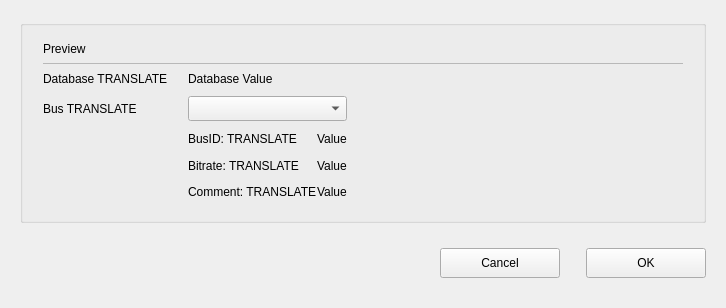
<?xml version="1.0" encoding="UTF-8"?>
<ui version="4.0">
 <class>C_CamMosDatabaseBusSelectionPopup</class>
 <widget class="QWidget" name="C_CamMosDatabaseBusSelectionPopup">
  <property name="geometry">
   <rect>
    <x>0</x>
    <y>0</y>
    <width>726</width>
    <height>308</height>
   </rect>
  </property>
  <property name="windowTitle">
   <string>C_CamMosDatabaseBusSelectionPopup</string>
  </property>
  <layout class="QVBoxLayout" name="verticalLayout">
   <property name="leftMargin">
    <number>20</number>
   </property>
   <property name="topMargin">
    <number>20</number>
   </property>
   <property name="rightMargin">
    <number>20</number>
   </property>
   <item>
    <widget class="QGroupBox" name="pc_GroupBoxGeneral_5">
     <property name="styleRole" stdset="0">
      <string>default</string>
     </property>
     <property name="title">
      <string/>
     </property>
     <layout class="QVBoxLayout" name="verticalLayout_2">
      <property name="spacing">
       <number>0</number>
      </property>
      <property name="leftMargin">
       <number>20</number>
      </property>
      <property name="rightMargin">
       <number>20</number>
      </property>
      <property name="bottomMargin">
       <number>20</number>
      </property>
      <item>
       <layout class="QHBoxLayout" name="horizontalLayout_7" stretch="0,1">
        <item>
         <widget class="stw::opensyde_gui_elements::C_OgeLabGenericNoPaddingNoMargins" name="pc_LabelSelectBus">
          <property name="minimumSize">
           <size>
            <width>0</width>
            <height>28</height>
           </size>
          </property>
          <property name="maximumSize">
           <size>
            <width>16777215</width>
            <height>28</height>
           </size>
          </property>
          <property name="text">
           <string>Preview</string>
          </property>
         </widget>
        </item>
        <item>
         <spacer name="horizontalSpacer_10">
          <property name="orientation">
           <enum>Qt::Horizontal</enum>
          </property>
          <property name="sizeHint" stdset="0">
           <size>
            <width>40</width>
            <height>1</height>
           </size>
          </property>
         </spacer>
        </item>
       </layout>
      </item>
      <item>
       <layout class="QHBoxLayout" name="horizontalLayout_20">
        <item>
         <widget class="QFrame" name="pc_Frame_3">
          <property name="styleRole" stdset="0">
           <string>fra-separator</string>
          </property>
          <property name="minimumSize">
           <size>
            <width>0</width>
            <height>1</height>
           </size>
          </property>
          <property name="maximumSize">
           <size>
            <width>16777215</width>
            <height>1</height>
           </size>
          </property>
          <property name="frameShape">
           <enum>QFrame::StyledPanel</enum>
          </property>
          <property name="frameShadow">
           <enum>QFrame::Raised</enum>
          </property>
         </widget>
        </item>
       </layout>
      </item>
      <item>
       <layout class="QGridLayout" name="gridLayout">
        <property name="topMargin">
         <number>6</number>
        </property>
        <property name="verticalSpacing">
         <number>9</number>
        </property>
        <item row="3" column="3">
         <widget class="stw::opensyde_gui_elements::C_OgeLabGenericNoPaddingNoMargins" name="pc_LabelBitrateValue">
          <property name="text">
           <string>Value</string>
          </property>
         </widget>
        </item>
        <item row="1" column="2" colspan="2">
         <widget class="stw::opensyde_gui_elements::C_OgeCbxText" name="pc_CbxBus">
          <property name="minimumSize">
           <size>
            <width>150</width>
            <height>25</height>
           </size>
          </property>
          <property name="maximumSize">
           <size>
            <width>16777215</width>
            <height>25</height>
           </size>
          </property>
          <property name="editable">
           <bool>false</bool>
          </property>
         </widget>
        </item>
        <item row="1" column="0">
         <widget class="stw::opensyde_gui_elements::C_OgeLabGenericNoPaddingNoMargins" name="pc_LabelBus">
          <property name="text">
           <string>Bus TRANSLATE</string>
          </property>
         </widget>
        </item>
        <item row="1" column="4">
         <spacer name="horizontalSpacer_2">
          <property name="orientation">
           <enum>Qt::Horizontal</enum>
          </property>
          <property name="sizeHint" stdset="0">
           <size>
            <width>100</width>
            <height>20</height>
           </size>
          </property>
         </spacer>
        </item>
        <item row="3" column="2">
         <widget class="stw::opensyde_gui_elements::C_OgeLabGenericNoPaddingNoMargins" name="pc_LabelBitrate">
          <property name="text">
           <string>Bitrate: TRANSLATE</string>
          </property>
         </widget>
        </item>
        <item row="1" column="1">
         <spacer name="horizontalSpacer_3">
          <property name="orientation">
           <enum>Qt::Horizontal</enum>
          </property>
          <property name="sizeType">
           <enum>QSizePolicy::Fixed</enum>
          </property>
          <property name="sizeHint" stdset="0">
           <size>
            <width>20</width>
            <height>0</height>
           </size>
          </property>
         </spacer>
        </item>
        <item row="0" column="0">
         <widget class="stw::opensyde_gui_elements::C_OgeLabGenericNoPaddingNoMargins" name="pc_LabelDatabase">
          <property name="text">
           <string>Database TRANSLATE</string>
          </property>
         </widget>
        </item>
        <item row="0" column="2" colspan="3">
         <widget class="stw::opensyde_gui_elements::C_OgeLabGenericNoPaddingNoMargins" name="pc_LabelDatabaseValue">
          <property name="minimumSize">
           <size>
            <width>470</width>
            <height>0</height>
           </size>
          </property>
          <property name="maximumSize">
           <size>
            <width>470</width>
            <height>16777215</height>
           </size>
          </property>
          <property name="text">
           <string>Database Value</string>
          </property>
         </widget>
        </item>
        <item row="4" column="2">
         <widget class="stw::opensyde_gui_elements::C_OgeLabGenericNoPaddingNoMargins" name="pc_LabelComment">
          <property name="text">
           <string>Comment: TRANSLATE</string>
          </property>
         </widget>
        </item>
        <item row="2" column="2">
         <widget class="stw::opensyde_gui_elements::C_OgeLabGenericNoPaddingNoMargins" name="pc_LabelBusId">
          <property name="text">
           <string>BusID: TRANSLATE</string>
          </property>
         </widget>
        </item>
        <item row="2" column="3">
         <widget class="stw::opensyde_gui_elements::C_OgeLabGenericNoPaddingNoMargins" name="pc_LabelBusIdValue">
          <property name="text">
           <string>Value</string>
          </property>
         </widget>
        </item>
        <item row="4" column="3" colspan="2">
         <widget class="stw::opensyde_gui_elements::C_OgeLabGenericNoPaddingNoMargins" name="pc_LabelCommentValue">
          <property name="text">
           <string>Value</string>
          </property>
         </widget>
        </item>
       </layout>
      </item>
     </layout>
    </widget>
   </item>
   <item>
    <spacer name="pc_VerticalSpacerButtonsObove">
     <property name="orientation">
      <enum>Qt::Vertical</enum>
     </property>
     <property name="sizeType">
      <enum>QSizePolicy::Fixed</enum>
     </property>
     <property name="sizeHint" stdset="0">
      <size>
       <width>20</width>
       <height>19</height>
      </size>
     </property>
    </spacer>
   </item>
   <item>
    <layout class="QHBoxLayout" name="horizontalLayout_22">
     <item>
      <spacer name="horizontalSpacer_9">
       <property name="orientation">
        <enum>Qt::Horizontal</enum>
       </property>
       <property name="sizeHint" stdset="0">
        <size>
         <width>40</width>
         <height>20</height>
        </size>
       </property>
      </spacer>
     </item>
     <item>
      <widget class="QPushButton" name="pc_PushButtonCancel">
       <property name="styleRole" stdset="0">
        <string>cancel</string>
       </property>
       <property name="minimumSize">
        <size>
         <width>120</width>
         <height>30</height>
        </size>
       </property>
       <property name="maximumSize">
        <size>
         <width>120</width>
         <height>30</height>
        </size>
       </property>
       <property name="text">
        <string>Cancel</string>
       </property>
      </widget>
     </item>
     <item>
      <spacer name="horizontalSpacer">
       <property name="orientation">
        <enum>Qt::Horizontal</enum>
       </property>
       <property name="sizeType">
        <enum>QSizePolicy::Fixed</enum>
       </property>
       <property name="sizeHint" stdset="0">
        <size>
         <width>20</width>
         <height>20</height>
        </size>
       </property>
      </spacer>
     </item>
     <item>
      <widget class="QPushButton" name="pc_PushButtonOk">
       <property name="styleRole" stdset="0">
        <string>dialog</string>
       </property>
       <property name="minimumSize">
        <size>
         <width>120</width>
         <height>30</height>
        </size>
       </property>
       <property name="maximumSize">
        <size>
         <width>120</width>
         <height>30</height>
        </size>
       </property>
       <property name="text">
        <string>OK</string>
       </property>
      </widget>
     </item>
    </layout>
   </item>
   <item>
    <spacer name="verticalSpacer_7">
     <property name="orientation">
      <enum>Qt::Vertical</enum>
     </property>
     <property name="sizeType">
      <enum>QSizePolicy::Fixed</enum>
     </property>
     <property name="sizeHint" stdset="0">
      <size>
       <width>20</width>
       <height>19</height>
      </size>
     </property>
    </spacer>
   </item>
  </layout>
 </widget>
 <customwidgets>
  <customwidget>
   <class>stw::opensyde_gui_elements::C_OgeLabGenericNoPaddingNoMargins</class>
   <extends>QLabel</extends>
   <header>C_OgeLabGenericNoPaddingNoMargins.hpp</header>
  </customwidget>
  <customwidget>
   <class>stw::opensyde_gui_elements::C_OgeCbxText</class>
   <extends>QComboBox</extends>
   <header>C_OgeCbxText.hpp</header>
  </customwidget>
 </customwidgets>
 <resources/>
 <connections/>
</ui>
